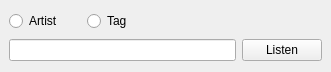
<?xml version="1.0" encoding="UTF-8"?>
<ui version="4.0">
 <class>RadioWidget</class>
 <widget class="QDockWidget" name="RadioWidget">
  <property name="geometry">
   <rect>
    <x>0</x>
    <y>0</y>
    <width>331</width>
    <height>72</height>
   </rect>
  </property>
  <property name="sizePolicy">
   <sizepolicy hsizetype="MinimumExpanding" vsizetype="Fixed">
    <horstretch>0</horstretch>
    <verstretch>0</verstretch>
   </sizepolicy>
  </property>
  <property name="minimumSize">
   <size>
    <width>0</width>
    <height>0</height>
   </size>
  </property>
  <property name="features">
   <set>QDockWidget::DockWidgetClosable|QDockWidget::DockWidgetVerticalTitleBar</set>
  </property>
  <property name="allowedAreas">
   <set>Qt::AllDockWidgetAreas</set>
  </property>
  <property name="windowTitle">
   <string notr="true">Radio</string>
  </property>
  <widget class="QWidget" name="dockWidgetContents">
   <property name="sizePolicy">
    <sizepolicy hsizetype="MinimumExpanding" vsizetype="Preferred">
     <horstretch>0</horstretch>
     <verstretch>0</verstretch>
    </sizepolicy>
   </property>
   <layout class="QGridLayout" name="gridLayout">
    <item row="1" column="0" colspan="3">
     <widget class="QLineEdit" name="le_text"/>
    </item>
    <item row="1" column="3">
     <widget class="QPushButton" name="btn_listen">
      <property name="minimumSize">
       <size>
        <width>0</width>
        <height>0</height>
       </size>
      </property>
      <property name="maximumSize">
       <size>
        <width>80</width>
        <height>200</height>
       </size>
      </property>
      <property name="text">
       <string>Listen</string>
      </property>
      <property name="iconSize">
       <size>
        <width>18</width>
        <height>18</height>
       </size>
      </property>
     </widget>
    </item>
    <item row="0" column="3">
     <widget class="QLabel" name="lab_lfm">
      <property name="minimumSize">
       <size>
        <width>80</width>
        <height>0</height>
       </size>
      </property>
      <property name="maximumSize">
       <size>
        <width>80</width>
        <height>16777215</height>
       </size>
      </property>
      <property name="text">
       <string/>
      </property>
     </widget>
    </item>
    <item row="0" column="0">
     <widget class="QRadioButton" name="rb_artist">
      <property name="text">
       <string>Artist</string>
      </property>
     </widget>
    </item>
    <item row="0" column="1">
     <widget class="QRadioButton" name="rb_tag">
      <property name="text">
       <string>Tag</string>
      </property>
     </widget>
    </item>
   </layout>
  </widget>
 </widget>
 <resources/>
 <connections/>
</ui>
